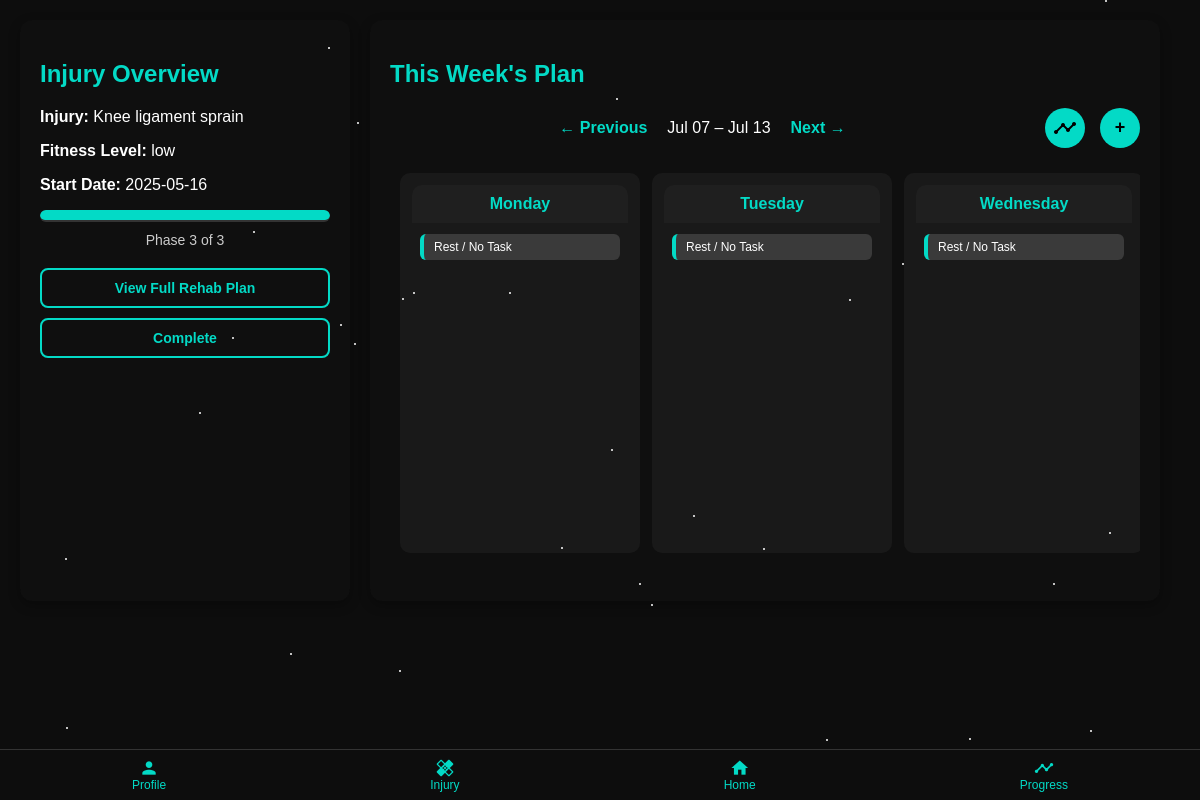
The app's page /home (signed in), older data.
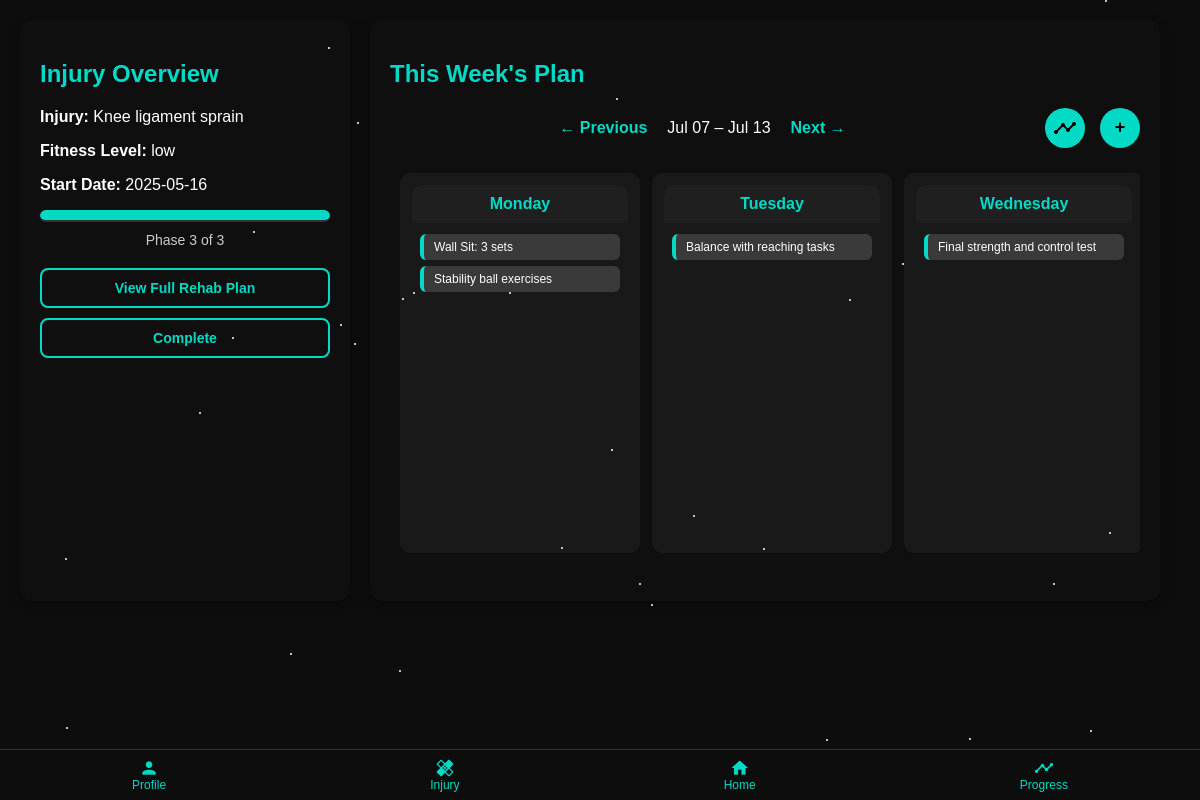
The same page, newer data.
### tables this page shows
CREATE TABLE user_events (
            id INTEGER PRIMARY KEY AUTOINCREMENT,
            user_id INTEGER NOT NULL,
            title TEXT NOT NULL,
            date TEXT NOT NULL, completed INTEGER DEFAULT 0, start DATETIME, end DATETIME, repeat_type TEXT,
            FOREIGN KEY (user_id) REFERENCES users(id)
        );

### app.py (the view)
@app.route("/home")
def home():
    user_id = session.get('user_id')
    if not user_id:
        return redirect(url_for('auth.login'))
    user_injury = get_user_injury(user_id)
    if not user_injury:
        return render_template("home_page.html",
                               injuries=get_distinct_injury_types(),
                               user_injury=None)
    injury_type, fitness_level, doctor_confirmed, rehab_start_date = user_injury
    rehab_start = datetime.strptime(rehab_start_date, "%Y-%m-%d").date()
    today = datetime.today().date()
    week_offset = request.args.get("week_offset", 0, type=int)
    monday = today - timedelta(days=today.weekday()) + timedelta(weeks=week_offset)
    week_dates = [monday + timedelta(days=i) for i in range(7)]
    week_range = f"{week_dates[0].strftime('%b %d')} – {week_dates[-1].strftime('%b %d')}"
    current_date = datetime.today().strftime('%Y-%m-%d')
    with connect_user_db() as conn:
        cursor = conn.cursor()
        cursor.execute('''
            SELECT title, completed
            FROM user_events
            WHERE user_id = ? AND date = ?
        ''', (user_id, today.strftime('%Y-%m-%d')))
        today_tasks = [{"title": row[0], "completed": bool(row[1])} for row in cursor.fetchall()]
        week = []
        for date in week_dates:
            cursor.execute('''
                SELECT id, title, start, end, completed
                FROM user_events
                WHERE user_id = ? AND date = ?
            ''', (user_id, date.strftime('%Y-%m-%d')))
            events = [{
                "id": row[0],
                "title": row[1],
                "start": row[2],
                "end": row[3],
                "completed": bool(row[4])
            } for row in cursor.fetchall()]
            week.append({
                "name": date.strftime("%A"),
                "date": date.strftime("%Y-%m-%d"),
                "events": events
            })
    current_phase, _, total_phases = get_current_rehab_phase(user_id)
    progress_percent = round((current_phase / total_phases) * 100, 1) if current_phase and total_phases else 0
    return render_template("home_page.html",
                           injury_type=injury_type,
                           fitness_level=fitness_level,
                           rehab_start_date=rehab_start_date,
                           current_phase=current_phase,
                           total_phases=total_phases,
                           progress_percent=progress_percent,
                           today_tasks=today_tasks,
                           week=week,
                           week_range=week_range,
                           week_offset=week_offset,
                           user_injury=user_injury,
                           current_date=current_date)

### database.py (called while the page is built)
def create_connection_injuries():
    return sqlite3.connect(DB_PATH_INJURIES)

def connect_user_db():
    return sqlite3.connect('instance/users.db')

def get_user_injury(user_id):
    with create_connection_injuries() as conn:
        cursor = conn.cursor()
        cursor.execute('''
            SELECT injury_type, fitness_level, doctor_confirmed, rehab_start_date
            FROM user_injuries
            WHERE user_id = ?
        ''', (user_id,))
        result = cursor.fetchone()
        if result:
            injury_type = result[0].strip() if result[0] else None
            fitness_level = result[1].strip() if result[1] else None
            return injury_type, fitness_level, result[2], result[3]
        return None

### templates/home_page.html (shortened to what this page needs)
<!DOCTYPE html>
<html lang="en">
<head>
    <link rel="stylesheet" href="{{ url_for('static', filename='css/home_page.css') }}">
</head>
<body>
<div class="bottom-nav">
  <a href="/profile"><i class="material-icons">person</i><span>Profile</span></a>
  <a href="/injury"><i class="material-icons">healing</i><span>Injury</span></a>
  <a href="/home"><i class="material-icons">home</i><span>Home</span></a>
  <a href="/progress"><i class="material-icons">timeline</i><span>Progress</span></a>
</div>
{% if user_injury %}
<main class="main-container">
    <section class="todays-plan">
        <h2>Injury Overview</h2>
        <p><strong>Injury:</strong> {{ user_injury[0] }}</p>
        <p><strong>Fitness Level:</strong> {{ fitness_level }}</p>
        <p><strong>Start Date:</strong> {{ rehab_start_date }}</p>
        <div class="progress-bar">
            <div class="progress" id="progress-bar" data-current-phase="{{ current_phase }}" data-total-phases="{{ total_phases }}"></div>
        </div>
        <div class="phase-indicator">
            <span>Phase {{ current_phase if current_phase else 'N/A' }} of {{ total_phases if total_phases else 'N/A' }}</span>
        </div>
        <div class="rehab-actions">
            <form action="{{ url_for('show_recommendations') }}" method="GET">
                <button type="submit" class="rehab-btn">View Full Rehab Plan</button>
            </form>
            <form action="{{ url_for('complete_rehab') }}" method="POST">
                <button type="submit" class="rehab-btn">Complete</button>
            </form>
        </div>
    </section>
    <section class="weekly-calendar">
        <h2>This Week's Plan</h2>
        <div class="calendar-nav">
            <div class="calendar-nav-links">
            {% if week_offset is defined %}
                <a href="{{ url_for('home', week_offset=week_offset - 1) }}">← Previous</a>
                <span class="week-range">{{ week_range }}</span>
                <a href="{{ url_for('home', week_offset=week_offset + 1) }}">Next →</a>
            {% else %}
                <span class="week-range">{{ week_range }}</span>
            {% endif %}
        </div>
            <div class="calendar-nav-buttons">
                <button id="log-progress-btn" class="circle-btn">
                    <span class="material-icons">timeline</span>
                </button>
                <button id="add-event-btn" class="green-btn">+</button>
            </div>
        </div>
        <div class="week-grid">
            {% for day in week %}
            <div class="day-column{% if day.date|string == current_date %} today{% endif %}">
                <div class="day-header">{{ day.name }}</div>
                <div class="day-body">
                    {% if day.events %}
                        {% for event in day.events %}
                        <div class="event {% if event.completed %}completed{% endif %}"
                            data-id="{{ event.id }}"
                            data-title="{{ event.title }}"
                            data-start="{{ event.start }}"
                            data-end="{{ event.end }}"
                            data-completed="{{ event.completed | string | lower }}"
                            onclick="openEventModal(this)">
                        <div style="display: flex; justify-content: space-between; align-items: center;">
                            <span>
                                {% if event.completed %}
                                    <span class="checkmark">✓</span> {{ event.title }}
                                {% else %}
                                    {{ event.title }}
                                {% endif %}
                            </span>
                        </div>
                        </div>
                        {% endfor %}
                    {% else %}
                        <div class="event">Rest / No Task</div>
                    {% endif %}
                </div>
            </div>
            {% endfor %}
        </div>
<br>
    </section>
<br><br>
</main>
{% endif %}
<link href='https://cdn.jsdelivr.net/npm/fullcalendar@5.11.0/main.min.css' rel='stylesheet' />
</body>
</html>

### static/css/home_page.css (style rules this page uses)
html, body { height: auto; overflow-y: auto; }
body { font-family: Arial, sans-serif; background: #0d0d0d; color: #ffffff; margin: 0; padding: 0; }
.todays-plan { flex: 0 0 25%; background:rgba(29, 30, 30, 0.1); padding: 20px; border-radius: 12px; box-shadow: 0 4px 12px rgba(0,0,0,0.3); }
.main-container { display: flex; flex-direction: row; padding: 20px; gap: 20px; }
h2, h3, h4 { color: #03dac6; }
.progress-bar { background-color: #333; border-radius: 10px; height: 12px; width: 100%; overflow: hidden; margin: 10px 0; }
.progress { background-color: #03dac6; height: 10px; border-radius: 5px; transition: width 0.5s ease; }
.phase-indicator { text-align: center; font-size: 14px; margin-bottom: 20px; color: #ccc; }
.weekly-calendar { flex: 1; overflow-x: hidden; background:rgba(29, 30, 30, 0.1); padding: 20px; border-radius: 12px; box-shadow: 0 4px 12px rgba(0,0,0,0.3); }
.calendar-nav { display: flex; justify-content: space-between; align-items: center; gap: 20px; margin-bottom: 15px; width: 100%; }
.calendar-nav-links { display: flex; align-items: center; gap: 10px; flex-grow: 1; justify-content: center; }
.calendar-nav-buttons { display: flex; align-items: center; margin-left: 10px; }
#add-event-btn { width: auto; }
.calendar-nav a { color: #03dac6; font-weight: bold; text-decoration: none; padding: 5px 10px; border-radius: 5px; transition: background 0.3s; }
.rehab-actions button { position: relative; z-index: 10; }
.week-range { font-size: 16px; color: white; }
.week-grid { display: flex; overflow-x: auto; overflow-y: hidden; scroll-snap-type: x mandatory; -webkit-overflow-scrolling: touch; gap: 12px; padding: 10px; margin: 0 auto; max-width: 100%; scroll-padding: 10px; scrollbar-width: none; }
.day-column { flex: 0 0 240px; scroll-snap-align: start; background: rgba(120, 122, 122, 0.1); border-radius: 10px; display: flex; flex-direction: column; height: 380px; padding: 12px; box-sizing: border-box; transition: transform 0.2s ease; }
.day-header { font-weight: bold; text-align: center; padding: 10px 0; background: #1f1f1f; color: #03dac6; border-top-left-radius: 10px; border-top-right-radius: 10px; }
.day-body { padding: 5px 8px; overflow-y: auto; flex-grow: 1; }
.event { background: #3a3a3a; margin: 6px 0; padding: 6px 10px; border-radius: 6px; font-size: 12px; border-left: 4px solid #03dac6; }
.green-btn { background-color: #03dac6; color: #000; padding: 10px 16px; border: none; border-radius: 6px; font-weight: bold; margin-top: 15px; cursor: pointer; width: 100%; }
#add-event-btn, .circle-btn { background-color: #03dac6; color: black; font-weight: bold; border: none; border-radius: 50%; cursor: pointer; font-size: 18px; display: flex; justify-content: center; align-items: center; width: 40px; height: 40px; }
#add-event-btn { padding: 0; margin-top: 0; }
.circle-btn { padding: 0; }
.calendar-nav-buttons { display: flex; align-items: center; gap: 15px; margin-left: 10px; }
.bottom-nav { position: fixed; bottom: 0; width: 100%; background-color: #0d0d0d; display: flex; justify-content: space-around; border-top: 1px solid #333; z-index: 1000; }
.bottom-nav a { display: flex; flex-direction: column; align-items: center; padding: 8px 0; color: #03dac6; text-decoration: none; font-size: 12px; }
.bottom-nav i { font-size: 20px; }
.rehab-btn { background-color: transparent; color: #03dac6; border: 2px solid #03dac6; padding: 10px 18px; border-radius: 8px; font-weight: bold; font-size: 14px; cursor: pointer; transition: background-color 0.3s ease, color 0.3s ease; display: block; width: 100%; margin-bottom: 10px; text-align: center; }

Row changes from the older to the newer data that the page shows:
added user_events: title "Wall Sit: 3 sets", shown under "Monday"
added user_events: title "Stability ball exercises", shown under "Monday"
added user_events: title "Balance with reaching tasks", shown under "Tuesday"
added user_events: title "Final strength and control test", shown under "Wednesday"
Text that changed along with them:
list line gone: "Rest / No Task"
